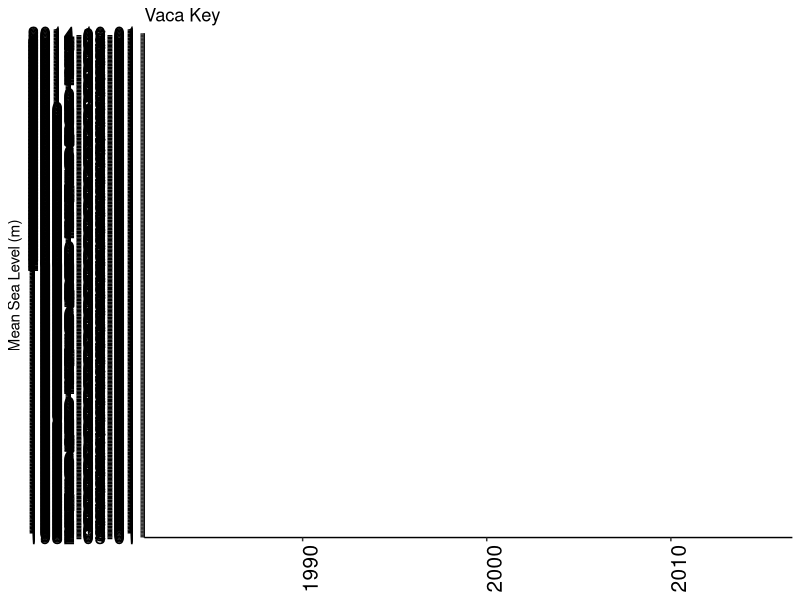
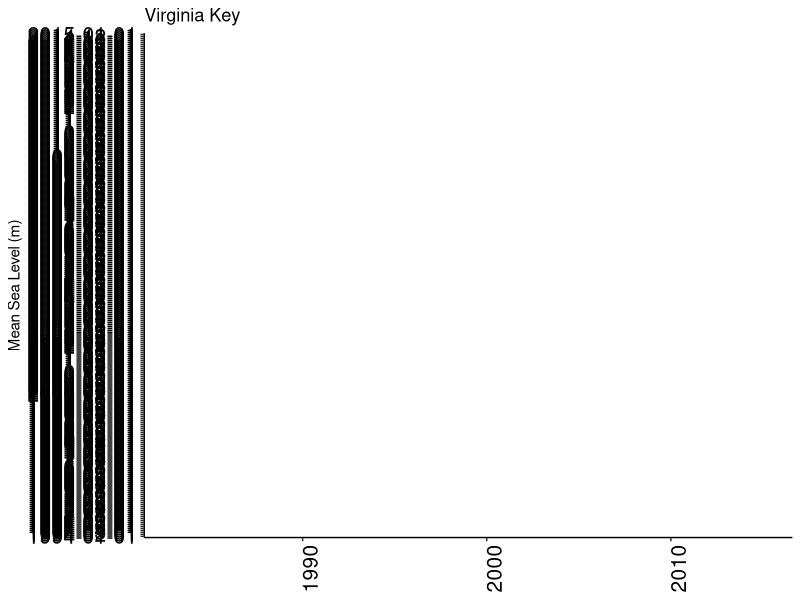

Reproduce these figures in R, in order.
## ---- chunk 1
dt <-  list(vaca = read.csv("data/vaca.csv", stringsAsFactors = FALSE), virginia = read.csv("data/virginia.csv", stringsAsFactors = FALSE))

format_dt <- function(dt){
  dt[,1] <- as.POSIXct(dt[,1])
  names(dt) <- c("date", "MSL")
  dt
}

vaca <- format_dt(dt$vaca)
virginia <- format_dt(dt$virginia)
## ---- chunk 2
wlevel_trend <- read.csv("data/wlevel_trend.csv" ,stringsAsFactors = FALSE)
wlevel_trend[,c(2, 3)] <- round(wlevel_trend[,c(2,3)], 2)
names(wlevel_trend) <- c("Station", "Trend (mm yr-1)", "Uncertainty (se)")
knitr::kable(wlevel_trend, format = "markdown")
## ---- chunk 3
library(ggplot2)

theme_opts <- list(ggplot2::theme(
  panel.grid.minor = ggplot2::element_blank(),
  panel.grid.major = ggplot2::element_blank(),
  panel.background = ggplot2::element_blank(),
  plot.background = ggplot2::element_rect(fill="white"),
  panel.border = ggplot2::element_blank(),
  axis.line = ggplot2::element_line(color = "black"),
  axis.title.y = ggplot2::element_text(),
  axis.title.x = ggplot2::element_blank(),
  axis.text.x = ggplot2::element_text(color = "black", size = 15, angle = 90),
  axis.text.y = ggplot2::element_text(color = "black", size = 15),
  strip.text.x = ggplot2::element_text(size = 22),
  strip.background = ggplot2::element_rect(fill = 'white')))

plot_data <- function(dt, title){
  gg <- ggplot(dt, aes(x = date, y = MSL))
  gg <- gg + geom_line() + ylab("Mean Sea Level (m)") + xlim(c(as.POSIXct(paste0("1983","-01-01")), as.POSIXct(paste0("2015", "-01-01"))))
  gg <- gg + stat_smooth(method = "lm", se = FALSE)
  gg <- gg + ggtitle(title) + theme_opts
  gg
}

plot_data(vaca, title = "Vaca Key")
plot_data(virginia, title = "Virginia Key")
